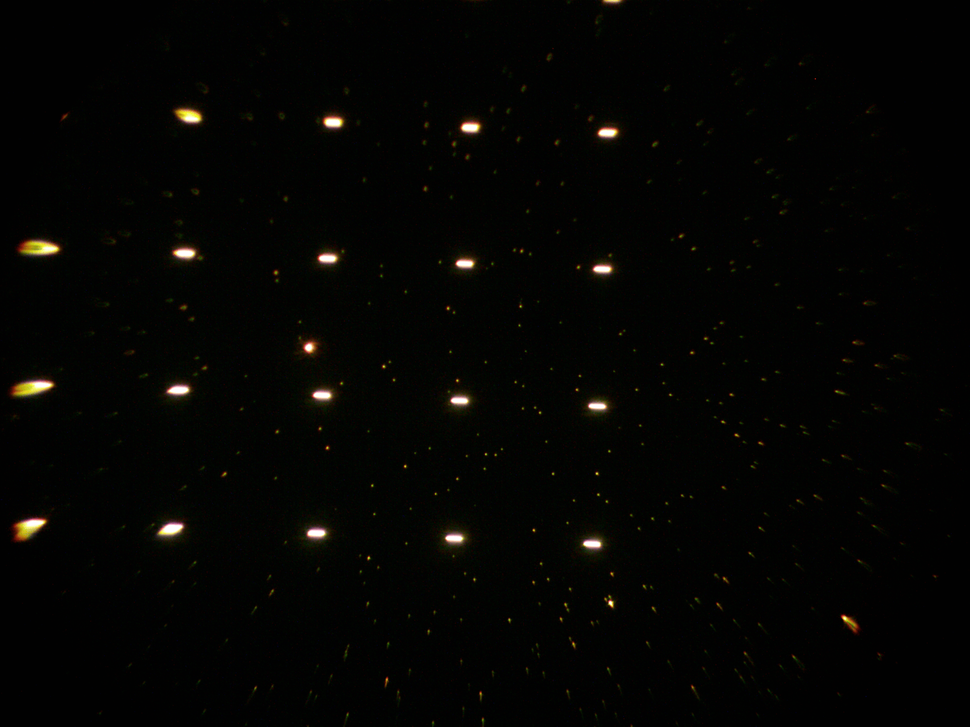
#> input picture image_processing/region4_FOV.png, 970 x 727 px, shrunk from 2048 x 1536 before the run, found by its file name
$ python ostu_thresh.py
#> lines starting #> are read from the running program, lines starting #| are printed output that depends on the picture; after the words box and inside, x2 and y2 are one past the last pixel; in counts of white or black regions, pixels touching at a corner belong together
import cv2
import matplotlib.pyplot as plt
path = "image_processing/region4_FOV.PNG"

image = cv2.imread(path, cv2.IMREAD_GRAYSCALE)
#> image: shape (727, 970); min 0, max 255, mean 3.7
image = cv2.GaussianBlur(image,(5,5),0)

#otsu
#other, filtered_image = cv2.threshold(image,0,255,cv2.THRESH_BINARY+cv2.THRESH_OTSU)

#global threshold (for testing)
other, filtered_image = cv2.threshold(image,20,255,cv2.THRESH_BINARY)
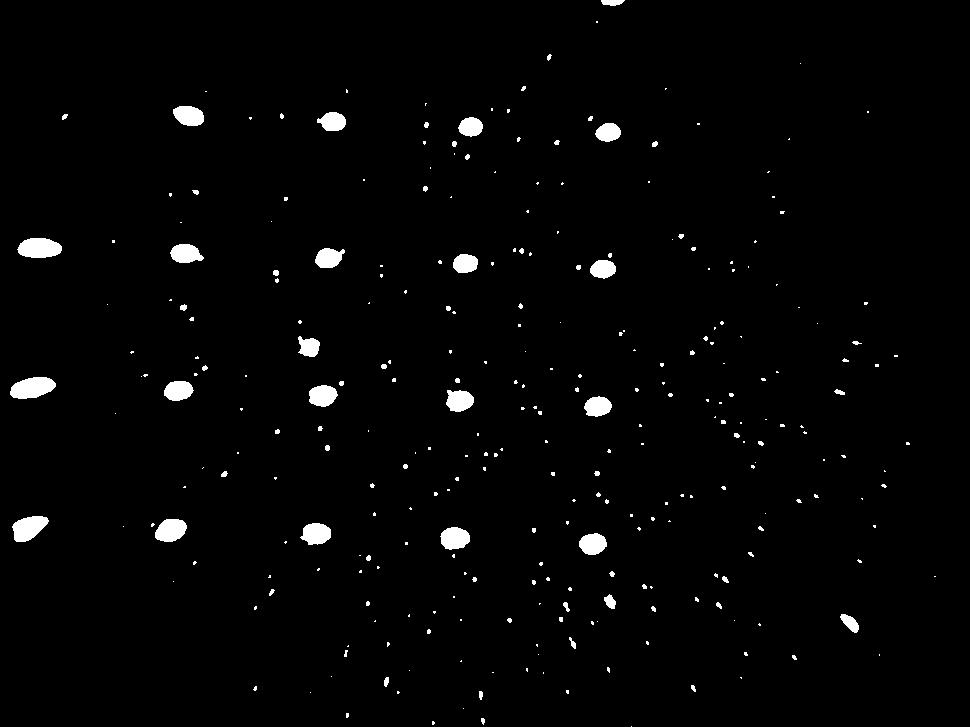
#> filtered_image: shape (727, 970); 1.9% white; 294 white regions (229 under 20 px), largest, box (x1, y1, x2, y2) and area: (10, 377, 56, 399) 745, (17, 238, 62, 258) 715, (12, 516, 49, 542) 652

# Plot the original and filtered images
plt.figure(figsize=(10, 5))
plt.subplot(121)
plt.imshow(image, cmap='gray')
plt.title('Original Image')

plt.subplot(122)
plt.imshow(filtered_image, cmap='gray')
plt.title('Otsu\'s Image')

plt.show()
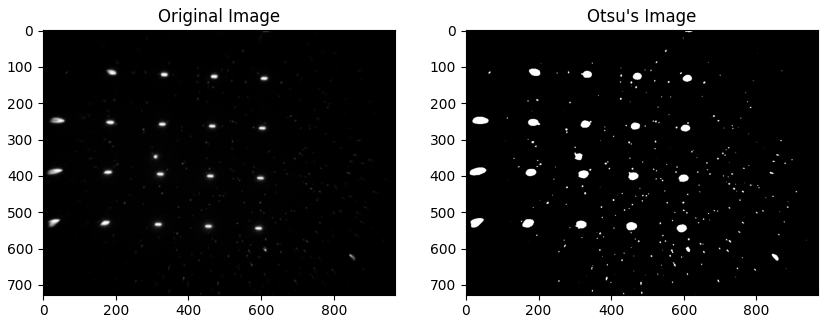
#> figure drawn by matplotlib, 2 panels

#only writes the images to file after you close the graph window
cv2.imwrite("image_processing/processed/otsu_thresh.jpg", filtered_image)

$ run again, with image_processing/region1_FOV.PNG copied over image_processing/region4_FOV.png
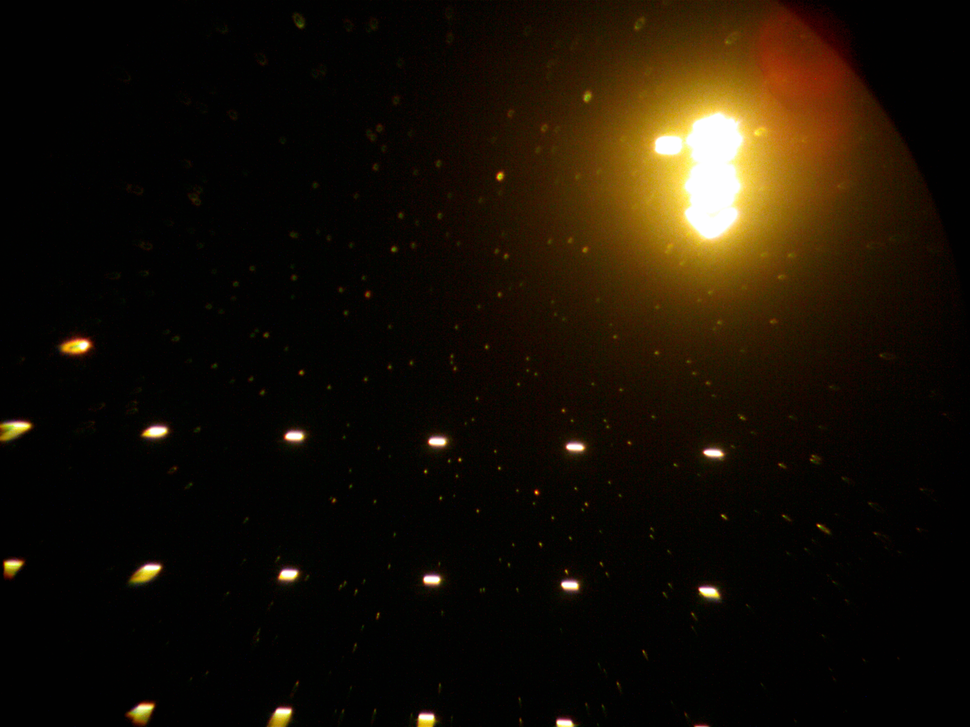
#> input picture image_processing/region1_FOV.PNG, 970 x 727 px, shrunk from 2048 x 1536 before the run, found by its file name
#> `other, filtered_image = cv2.threshold(image,20,255,cv2.THRESH_BINARY)`:
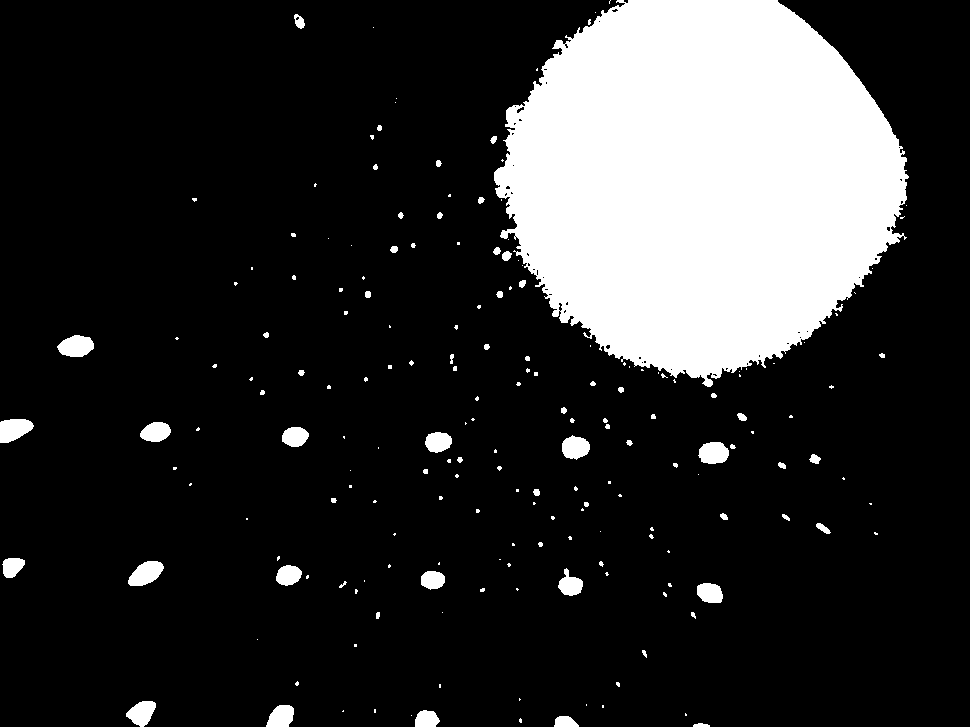
#> filtered_image: shape (727, 970); 18.1% white; 193 white regions (129 under 20 px), largest, box (x1, y1, x2, y2) and area: (494, 0, 909, 387) 117075, (128, 561, 164, 586) 606, (57, 335, 94, 357) 605
#> `plt.show()`:
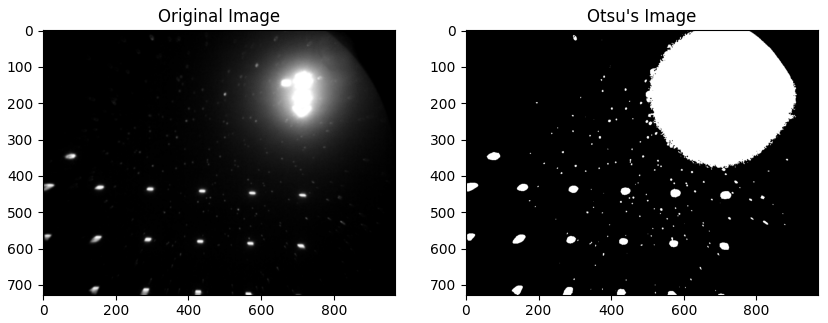
#> figure drawn by matplotlib, 2 panels
